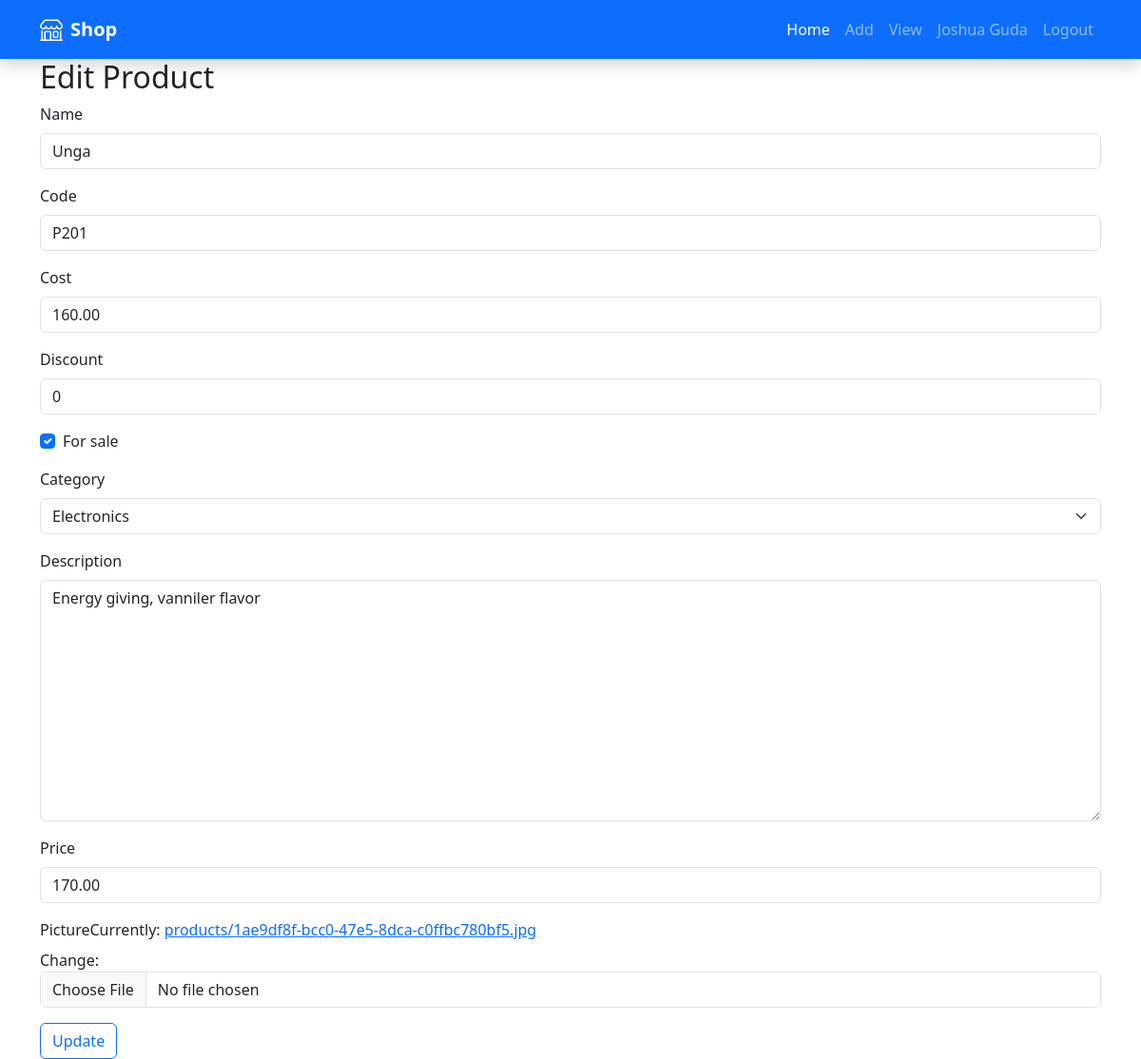
/edit-product/1/ (signed in), run on the app's committed database.
### myapp/models.py (models this page shows)
class Product(models.Model):
    name = models.CharField(max_length=50)
    code = models.CharField(max_length=10, unique=True)
    cost = models.DecimalField(max_digits=10, decimal_places=2)
    discount = models.IntegerField(default=0)
    for_sale = models.BooleanField(default=True)
    category = models.CharField(max_length=50, choices=CATEGORIES, default='electronics',)
    picture = models.ImageField(upload_to=gen_unique_path, default='products/default.jpg')
    description = models.TextField()
    price = models.DecimalField(max_digits=10, decimal_places=2)
    created_at = models.DateTimeField(auto_now_add=True)
    updated_at = models.DateTimeField(auto_now=True)
    class Meta:
       db_table = 'products'

### myapp/views.py (the view)
# urls.py: path('edit-product/<int:product_id>/', views.edit_product, name='edit_product'),
@login_required
def edit_product(request, product_id):
    product = get_object_or_404(Product, id=product_id)
    if request.method == 'POST':
        form = ProductForm(request.POST, request.FILES, instance=product)
        if form.is_valid():
            form.save()
            messages.success(request, f'Product {product.name} successfully updated')
            return redirect('home')
    else:
        form = ProductForm(instance=product)
    return render(request, 'edit.html', {'form': form, 'product': product})

### myapp/my_forms.py
class ProductForm(forms.ModelForm):
    class Meta:
        model = Product
        fields = ['name', 'code', 'cost', 'discount', 'for_sale', 'category', 'description', 'price', 'picture']

### templates/edit.html (shortened to what this page needs)
{% extends 'master.html' %}
{% load django_bootstrap5 %}
{% block content %}
    <div class="container">
    <h2>Edit Product</h2>
    <form action="{% url 'edit_product' product.id %}" method="post" enctype="multipart/form-data">
        {% bootstrap_form form %}
        <button class="btn btn-outline-primary" type="submit">Update</button>
    </form>
    </div>
{% endblock %}

### templates/master.html (shortened to what this page needs)
<!doctype html>
<html lang="en">
<head>
    <link rel="stylesheet" href="https://cdn.jsdelivr.net/npm/bootstrap@5.3.0/dist/css/bootstrap.min.css">
    <link rel="stylesheet" href="https://cdn.jsdelivr.net/npm/bootstrap-icons@1.10.5/font/bootstrap-icons.css">
    <link rel="stylesheet" href="https://cdn.jsdelivr.net/npm/bootstrap-icons@1.13.2/font/bootstrap-icons.min.css">
</head>
<body>
{% load static %}
<nav class="navbar navbar-expand-lg navbar-dark bg-primary shadow">
    <div class="container">
        <a class="navbar-brand d-flex align-items-center" href="/">
            <i class="bi bi-shop fs-4 me-2 text-white"></i>
            <span class="fw-bold">Shop</span>
        </a>
        <div class="collapse navbar-collapse" id="shopNavbar">
            <ul class="navbar-nav ms-auto">
                <li class="nav-item">
                    <a class="nav-link active" href="{% url 'home' %}">Home</a>
                </li>
                <li class="nav-item">
                    <a class="nav-link" href="{% url 'add' %}">Add</a>
                </li>
                <li class="nav-item">
                    <a class="nav-link" href="{% url 'view' %}">View</a>
                </li>
                {% if user.is_authenticated %}
                <li class="nav-item">
                    <span class="nav-link">{{ user.get_full_name|default:user.username }}</span>
                </li>
                <li class="nav-item">
                    <form method="post" action="{% url 'logout' %}" class="d-inline">
                        <button type="submit" class="btn btn-link nav-link">Logout</button>
                    </form>
                </li>
                {% endif %}
            </ul>
        </div>
    </div>
</nav>
{% block content %}
{% endblock %}
</body>
</html>

### data on the page
Product: name "Unga", code "P201", cost "160.00", discount "0", for_sale "☑", category "Electronics", description "Energy giving, vanniler flavor", price "170.00"

### other printed values
{{ user.get_full_name|default:user.username }} "Joshua Guda"
